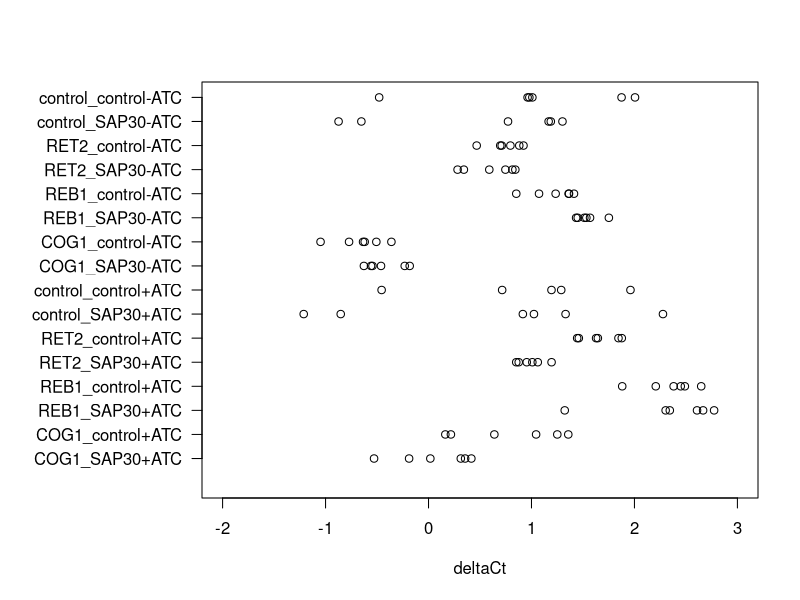
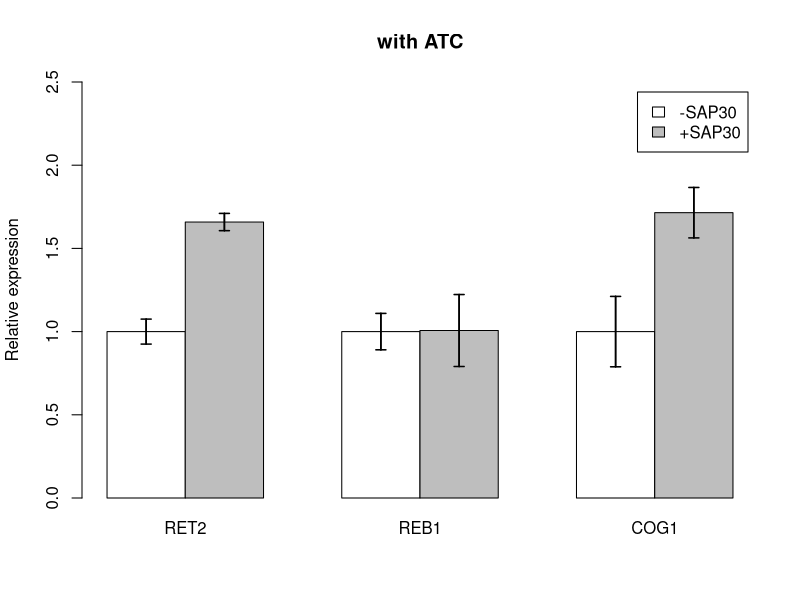
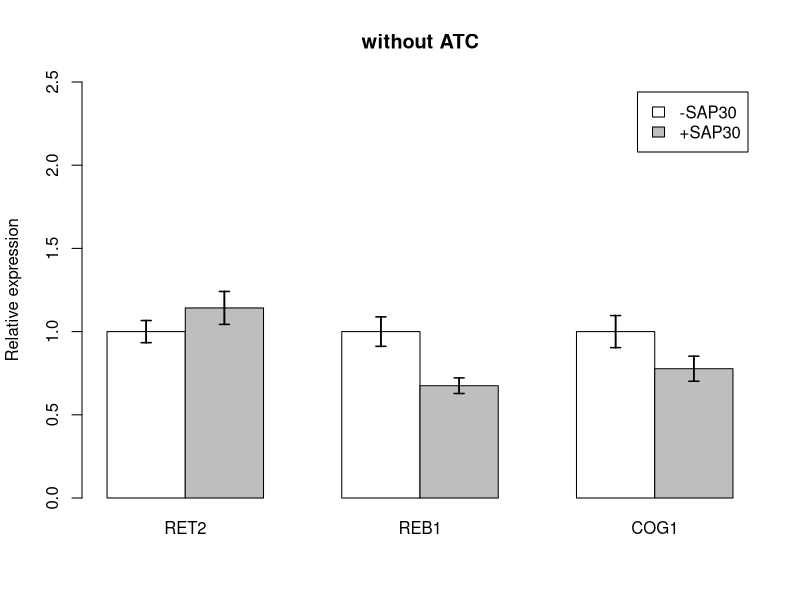
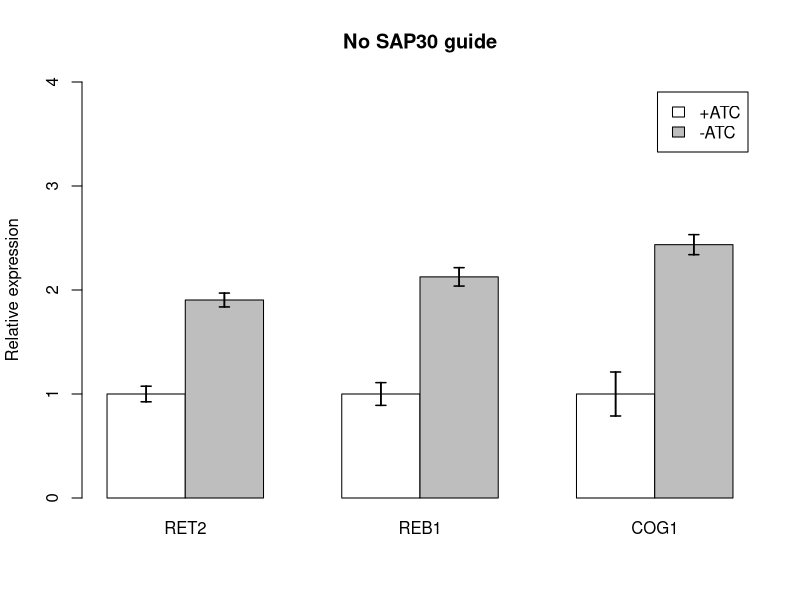
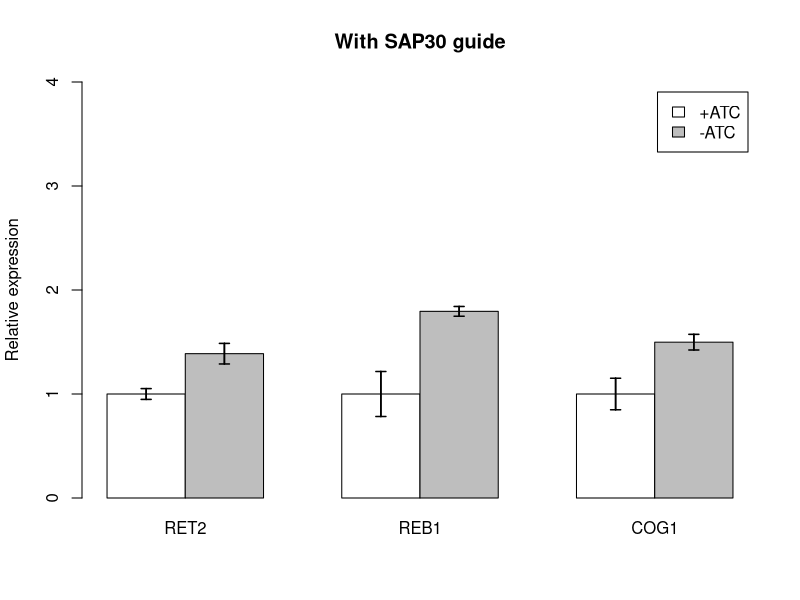

Source code (R) for these figures, in order:
require("readxl")
#goal: analyze qPCR results - plot 
getwd()
setwd("/Users/adam/Documents/Levy Lab/Projects/Mia's double CRISPRi screening review/qPCR results")
#setwd("/Users/adam/Documents/Levy Lab/Projects/Mia's double CRISPRi screening review/qPCR results")
#Import qPCR Amplification Data (txt file)
Amp_Data_Ct = read.table("Tecan_Mia_qPCR_RQmanager_2.sdm-Amplification Data_2.txt",
                         skip = 4,
                         header = TRUE,
                         sep = "\t",
                         fill = TRUE)

#Delete unnecessary columns
Amp_Data_Ct = Amp_Data_Ct[,-c(1,2,4,5,7,8,9,10,11,12,13,14,15,16,17,18,19,20,21,22,23,24,25,26)]                         

#split matrix (gene test & endogenous control)
gene_test = Amp_Data_Ct[seq(1,nrow(Amp_Data_Ct), by = 2),]
endogenous_control = Amp_Data_Ct[seq(2,nrow(Amp_Data_Ct), by = 2),]

#calculate delta Ct
delta_ct = as.vector(gene_test[,2] - endogenous_control[,2])
x = c("COG1_SAP30", "COG1_control", "REB1_SAP30", "REB1_control", "RET2_SAP30", "RET2_control", "control_SAP30", "control_control")
y = 1:96
for(i in 1:length(x)){
  y[(i*3-2):(i*3)] = paste(x[i], "+ATC", sep = "")
  y[(i*3+22):(i*3+24)] = paste(x[i], "-ATC", sep = "")
  y[(i*3+46):(i*3+48)] = paste(x[i], "+ATC", sep = "")
  y[(i*3+70):(i*3+72)] = paste(x[i], "-ATC", sep = "")
}
names(delta_ct) = y
z = delta_ct[1:96]


#CAUTION: control_control and control_SAP30 use different primers

mean_delta_ct = 1:16
names(mean_delta_ct) = c(paste(x, "+ATC", sep = ""), paste(x, "-ATC", sep = ""))
for(i in 1:length(mean_delta_ct)){
  mean_delta_ct[i] = mean(delta_ct[c((i*3-2):(i*3), (i*3+46):(i*3+48))])
}

delta_delta_ct = mean_delta_ct[1:8] - mean_delta_ct[9:16]
names(delta_delta_ct) = x

#test
for(i in 1){
  yyy = delta_ct[(i*3-2):(i*3) + (i*3+46):(i*3+48)]
}



par(mar = c(5, 10, 4, 2) + 0.1)
i = 1
plot( delta_ct[c((i*3-2):(i*3), (i*3+46):(i*3+48))], c(i,i,i,i,i,i), ylim = c(0,16), xlim = c(-2, 3), ylab = "", yaxt = 'n', xlab = "deltaCt")
for(i in 2:16){
  points(delta_ct[c((i*3-2):(i*3), (i*3+46):(i*3+48))], c(i,i,i,i,i,i))
}
axis(2, at = 1:16, labels = names(mean_delta_ct), las = 2)

#controls +ATC
cc_cog = delta_ct[22]
cc_reb = delta_ct[23:24]
cc_ret = delta_ct[70]



#Make a barplot comparing +/- SAP30 in +ATC

pdf(file = "SAP30 effect in ATC.pdf")
mean_matrix = matrix(NA, 2, 3)
colnames(mean_matrix) = c("RET2", "REB1", "COG1")
rownames(mean_matrix) = c("-SAP30","+SAP30")
sem_matrix = mean_matrix

n = delta_ct[which(names(delta_ct) == 'RET2_control+ATC')]
p = delta_ct[which(names(delta_ct) == 'RET2_SAP30+ATC')]
mean_matrix[2,1] = mean(mean(n) - p + 1)
mean_matrix[1,1] = mean(mean(n) - n + 1)
sem_matrix[2,1] = sd(mean(n) - p + 1)/sqrt(6)
sem_matrix[1,1] = sd(mean(n) - n + 1)/sqrt(6)
n = delta_ct[which(names(delta_ct) == 'REB1_control+ATC')]
p = delta_ct[which(names(delta_ct) == 'REB1_SAP30+ATC')]
mean_matrix[2,2] = mean(mean(n) - p + 1)
mean_matrix[1,2] = mean(mean(n) - n + 1)
sem_matrix[2,2] = sd(mean(n) - p + 1)/sqrt(6)
sem_matrix[1,2] = sd(mean(n) - n + 1)/sqrt(6)
n = delta_ct[which(names(delta_ct) == 'COG1_control+ATC')]
p = delta_ct[which(names(delta_ct) == 'COG1_SAP30+ATC')]
mean_matrix[2,3] = mean(mean(n) - p + 1)
mean_matrix[1,3] = mean(mean(n) - n + 1)
sem_matrix[2,3] = sd(mean(n) - p + 1)/sqrt(6)
sem_matrix[1,3] = sd(mean(n) - n + 1)/sqrt(6)

x = barplot(mean_matrix, main="with ATC",
            ylab="Relative expression", col=c("white","grey"),
            legend = rownames(mean_matrix), beside=TRUE, ylim = c(0,2.5))
segments(x, mean_matrix - sem_matrix, x,
         mean_matrix + sem_matrix, lwd = 1.5)
arrows(x, mean_matrix - sem_matrix, x,
       mean_matrix + sem_matrix,, lwd = 1.5, angle = 90,
       code = 3, length = 0.05)
dev.off()


#Make a barplot comparing +/- SAP30 in -ATC

pdf(file = "SAP30 effect without ATC.pdf")
mean_matrix = matrix(NA, 2, 3)
colnames(mean_matrix) = c("RET2", "REB1", "COG1")
rownames(mean_matrix) = c("-SAP30","+SAP30")
sem_matrix = mean_matrix

n = delta_ct[which(names(delta_ct) == 'RET2_control-ATC')]
p = delta_ct[which(names(delta_ct) == 'RET2_SAP30-ATC')]
mean_matrix[2,1] = mean(mean(n) - p + 1)
mean_matrix[1,1] = mean(mean(n) - n + 1)
sem_matrix[2,1] = sd(mean(n) - p + 1)/sqrt(6)
sem_matrix[1,1] = sd(mean(n) - n + 1)/sqrt(6)
n = delta_ct[which(names(delta_ct) == 'REB1_control-ATC')]
p = delta_ct[which(names(delta_ct) == 'REB1_SAP30-ATC')]
mean_matrix[2,2] = mean(mean(n) - p + 1)
mean_matrix[1,2] = mean(mean(n) - n + 1)
sem_matrix[2,2] = sd(mean(n) - p + 1)/sqrt(6)
sem_matrix[1,2] = sd(mean(n) - n + 1)/sqrt(6)
n = delta_ct[which(names(delta_ct) == 'COG1_control-ATC')]
p = delta_ct[which(names(delta_ct) == 'COG1_SAP30-ATC')]
mean_matrix[2,3] = mean(mean(n) - p + 1)
mean_matrix[1,3] = mean(mean(n) - n + 1)
sem_matrix[2,3] = sd(mean(n) - p + 1)/sqrt(6)
sem_matrix[1,3] = sd(mean(n) - n + 1)/sqrt(6)

x = barplot(mean_matrix, main="without ATC",
            ylab="Relative expression", col=c("white","grey"),
            legend = rownames(mean_matrix), beside=TRUE, ylim = c(0,2.5))
segments(x, mean_matrix - sem_matrix, x,
         mean_matrix + sem_matrix, lwd = 1.5)
arrows(x, mean_matrix - sem_matrix, x,
       mean_matrix + sem_matrix,, lwd = 1.5, angle = 90,
       code = 3, length = 0.05)
dev.off()



#Make a barplot comparing +/- ATC (no SAP30)
pdf(file = "ATC effect without SAP30 guide.pdf")
mean_matrix = matrix(NA, 2, 3)
colnames(mean_matrix) = c("RET2", "REB1", "COG1")
rownames(mean_matrix) = c("+ATC","-ATC")
sem_matrix = mean_matrix

n = delta_ct[which(names(delta_ct) == 'RET2_control+ATC')]
p = delta_ct[which(names(delta_ct) == 'RET2_control-ATC')]
mean_matrix[2,1] = mean(mean(n) - p + 1)
mean_matrix[1,1] = mean(mean(n) - n + 1)
sem_matrix[2,1] = sd(mean(n) - p + 1)/sqrt(6)
sem_matrix[1,1] = sd(mean(n) - n + 1)/sqrt(6)
n = delta_ct[which(names(delta_ct) == 'REB1_control+ATC')]
p = delta_ct[which(names(delta_ct) == 'REB1_control-ATC')]
mean_matrix[2,2] = mean(mean(n) - p + 1)
mean_matrix[1,2] = mean(mean(n) - n + 1)
sem_matrix[2,2] = sd(mean(n) - p + 1)/sqrt(6)
sem_matrix[1,2] = sd(mean(n) - n + 1)/sqrt(6)
n = delta_ct[which(names(delta_ct) == 'COG1_control+ATC')]
p = delta_ct[which(names(delta_ct) == 'COG1_control-ATC')]
mean_matrix[2,3] = mean(mean(n) - p + 1)
mean_matrix[1,3] = mean(mean(n) - n + 1)
sem_matrix[2,3] = sd(mean(n) - p + 1)/sqrt(6)
sem_matrix[1,3] = sd(mean(n) - n + 1)/sqrt(6)

x = barplot(mean_matrix, main="No SAP30 guide",
            ylab="Relative expression", col=c("white","grey"),
            legend = rownames(mean_matrix), beside=TRUE, ylim = c(0,4))
segments(x, mean_matrix - sem_matrix, x,
         mean_matrix + sem_matrix, lwd = 1.5)
arrows(x, mean_matrix - sem_matrix, x,
       mean_matrix + sem_matrix, lwd = 1.5, angle = 90,
       code = 3, length = 0.05)
dev.off()


#Make a barplot comparing +/- ATC (w/ SAP30 guide)
pdf(file = "ATC effect with SAP30 guide.pdf")
mean_matrix = matrix(NA, 2, 3)
colnames(mean_matrix) = c("RET2", "REB1", "COG1")
rownames(mean_matrix) = c("+ATC","-ATC")
sem_matrix = mean_matrix

n = delta_ct[which(names(delta_ct) == 'RET2_SAP30+ATC')]
p = delta_ct[which(names(delta_ct) == 'RET2_SAP30-ATC')]
mean_matrix[2,1] = mean(mean(n) - p + 1)
mean_matrix[1,1] = mean(mean(n) - n + 1)
sem_matrix[2,1] = sd(mean(n) - p + 1)/sqrt(6)
sem_matrix[1,1] = sd(mean(n) - n + 1)/sqrt(6)
n = delta_ct[which(names(delta_ct) == 'REB1_SAP30+ATC')]
p = delta_ct[which(names(delta_ct) == 'REB1_SAP30-ATC')]
mean_matrix[2,2] = mean(mean(n) - p + 1)
mean_matrix[1,2] = mean(mean(n) - n + 1)
sem_matrix[2,2] = sd(mean(n) - p + 1)/sqrt(6)
sem_matrix[1,2] = sd(mean(n) - n + 1)/sqrt(6)
n = delta_ct[which(names(delta_ct) == 'COG1_SAP30+ATC')]
p = delta_ct[which(names(delta_ct) == 'COG1_SAP30-ATC')]
mean_matrix[2,3] = mean(mean(n) - p + 1)
mean_matrix[1,3] = mean(mean(n) - n + 1)
sem_matrix[2,3] = sd(mean(n) - p + 1)/sqrt(6)
sem_matrix[1,3] = sd(mean(n) - n + 1)/sqrt(6)

x = barplot(mean_matrix, main="With SAP30 guide",
            ylab="Relative expression", col=c("white","grey"),
            legend = rownames(mean_matrix), beside=TRUE, ylim = c(0,4))
segments(x, mean_matrix - sem_matrix, x,
         mean_matrix + sem_matrix, lwd = 1.5)
arrows(x, mean_matrix - sem_matrix, x,
       mean_matrix + sem_matrix, lwd = 1.5, angle = 90,
       code = 3, length = 0.05)
dev.off()